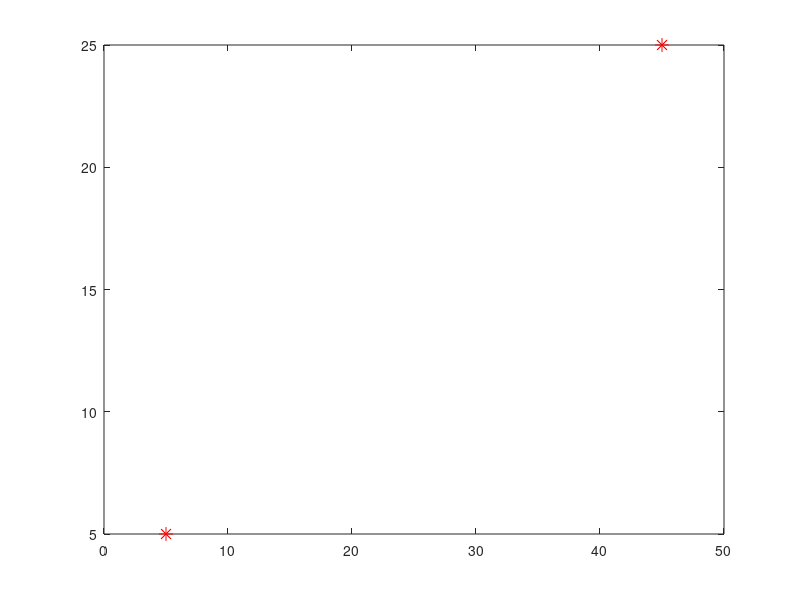

Write MATLAB code to recreate this figure. (Note: this script raises an error after producing the figure.)
function []=RRT_basic()
% goal based bidirectional RRT algorithm without obstacles
% pretty loooooong and naaaiiive code
% may be simplified later
b=50;
g(1,:)=[5 5];
p1(1,:)=[5 5];
f(1,:)=[45 25];
p2(1,:)=[45 25];
plot(5,5,'r*','markersize',10)
hold on
plot(45,25,'r*','markersize',10)
for i=2:200
    k=b.*rand(1,2);
    for j=1:i-1
        d1(j)=dist_c(g(j,:),k);
    end
    s1=g(d1==min(d1),:);
    n1=((k-s1).*2)./dist_c(k,s1)+s1;
    g(i,:)=n1;
    p1(i,:)=s1;
    plot([s1(:,1) n1(:,1)],[s1(:,2) n1(:,2)],'k')
    xlim([0 50])
    ylim([0 50])
    hold on
    pause (0.1)
    for k=1:i-1
        d2(k)=dist_c(f(k,:),n1);
    end
    s2=f(d2==min(d2),:);
    if dist_c(n1,s2)<=2
        plot([s2(:,1) n1(:,1)],[s2(:,2) n1(:,2)],'k')
        hold on
        break
    end
    n2=((n1-s2).*2)./dist_c(n1,s2)+s2;
    f(i,:)=n2;
    p2(i,:)=s2;
    plot([s2(:,1) n2(:,1)],[s2(:,2) n2(:,2)],'k')
    hold on
    a=g;
    g=f;
    f=a;
    y=p1;
    p1=p2;
    p2=y;
end
    if rem(i,2)==1
        x=g;
        g=f;
        f=x;
        z=p1;
        p1=p2;
        p2=z;
       l1=row_no(g,s2);
        while l1~=1
        plot([g(l1,1) p1(l1,1)],[g(l1,2) p1(l1,2)],'r','linewidth',2)
        hold on
        l1=row_no(g,p1(l1,:));
        end
        l3=i;
        while l3~=1
            plot([f(l3,1) p2(l3,1)],[f(l3,2) p2(l3,2)],'r','linewidth',2)
            hold on
          l3=row_no(f,p2(l3,:));
        end
          plot([s2(:,1) f(i,1)],[s2(:,2) f(i,2)],'r','linewidth',2)        
    end
        if rem(i,2)==0
           l1=row_no(f,s2);
            while l1~=1
                plot([f(l1,1) p2(l1,1)],[f(l1,2) p2(l1,2)],'r','linewidth',2)
                hold on
               l1=row_no(f,p2(l1,:));
            end
            l3=i;
            while l3~=1
                plot([g(l3,1) p1(l3,1)],[g(l3,2) p1(l3,2)],'r','linewidth',2)
                hold on
               l3=row_no(g,p1(l3,:));
            end
            plot([s2(:,1) g(i,1)],[s2(:,2) g(i,2)],'r','linewidth',2)
        end

end
   